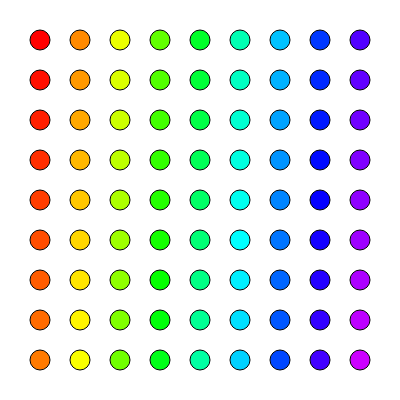
Frame 1 (no input)
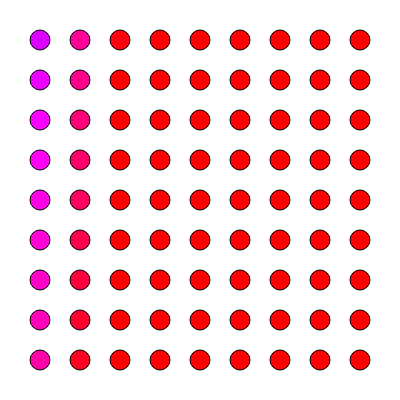
Frame 2 (the mouse pressed at the canvas centre, redrawn once)

The p5.js sketch that drew these frames (run headless with seeded random() and noise() and a simulated clock; the mouse was pressed at the canvas centre and the sketch redrawn once):

// p5.js sketch
// ── sketch.js
let x = "6";
let y = "7";
function average(x, y) {
  return (x + y) / 2;
}
result = average (x,y);
console.log(result);

let stringX = "6";
let stringY = "7";





// ── sketch2.js
let counter = 0
function setup() {
  createCanvas(400, 400);
  strokeCap(SQUARE);
  colorMode(HSB, 100);
  noLoop();
}

function draw() {
  background(220);
  
  for(let x = 40; x < width; x+= 40){
    for(let y = 40; y < height; y+= 40){
  		
      fill(counter, 100, 100);
      ellipse(x, y, 20, 20);
      counter++;
    }
  }
}
